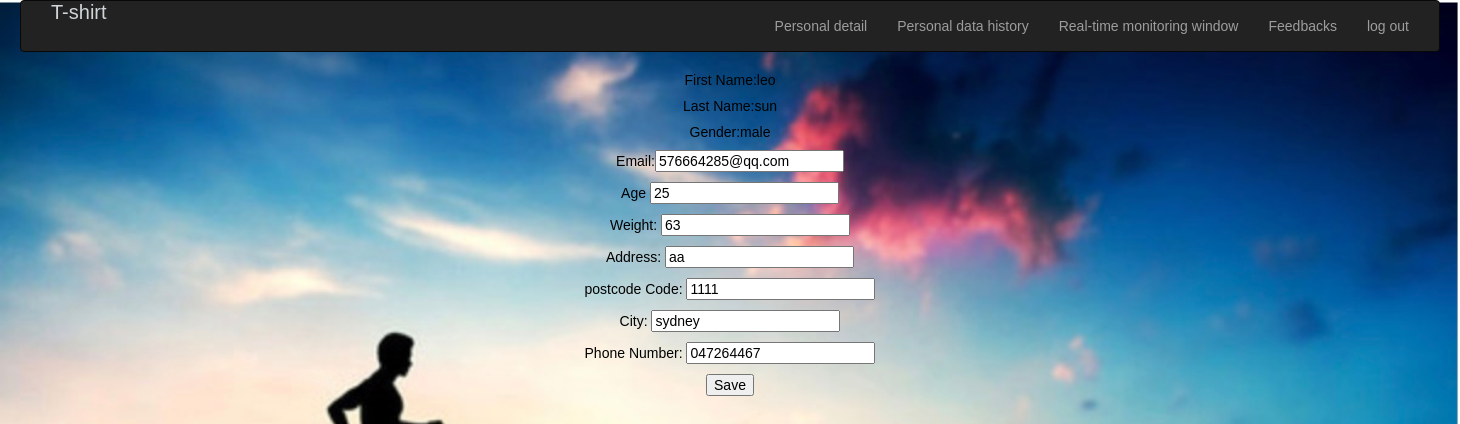
Page /editinfo (signed in) on the earlier database version.
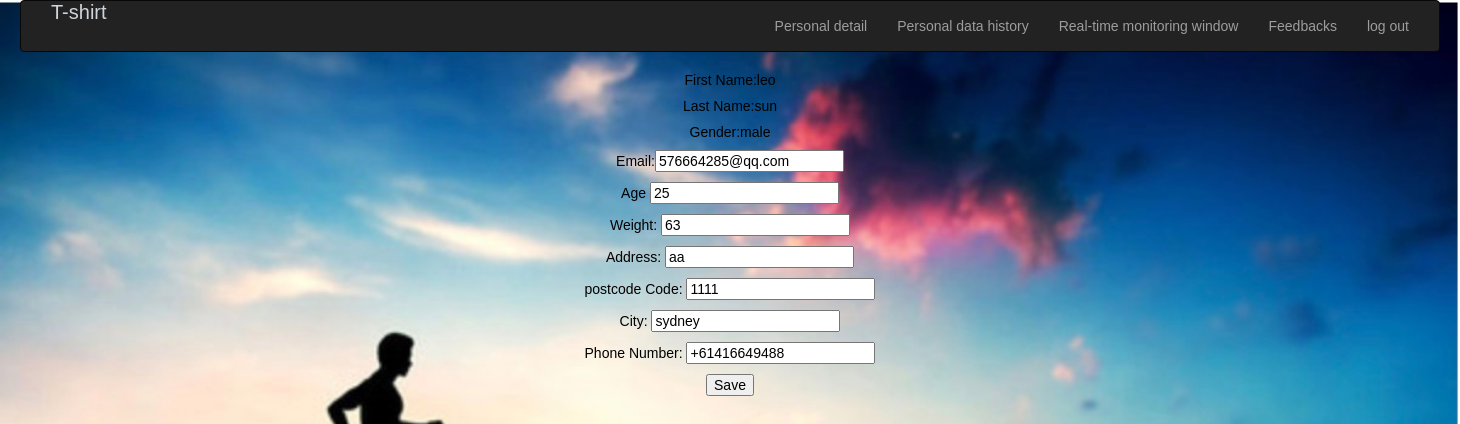
Same page on the later database version.
### tables this page shows
CREATE TABLE user_inf(
  watchlist_id integer primary key AUTOINCREMENT,
  username text,
  email TEXT,
  gender TEXT,
  weight INTEGER,
  age INTEGER,
  firstName TEXT,
  lastName TEXT,
  address1 TEXT,
  postcode TEXT,
  city TEXT,
  phone TEXT,
  foreign key(username) references users(username)
    );

### app.py (the view)
@app.route("/editinfo")
def editinfo():
    with sqlite3.connect('user.db') as conn:
        auth_user = session.get("username")
        cur = conn.cursor()
        cur.execute("SELECT * FROM user_inf WHERE username = ?",[auth_user])
        profileData = cur.fetchone()
    conn.close()
    return render_template("veiw_update.html",profileData=profileData)

### templates/veiw_update.html (shortened to what this page needs)
{% extends "layout.html" %}
{% block body %}
<html>
<head>
</head>
<body id="coinmart" style="background: #c8c8c8;background-image: url(../static/images/2.png); background-size: cover;width:1450px; height:300px">
<form action="/updateProfile" method="POST" onsubmit="return validate()">
		<p>First Name:{{profileData[6]}}</p>
		<p>Last Name:{{profileData[7]}}</p>
        <p>Gender:{{profileData[3]}}</p>
        <p>Email:<input type="text" name="email" value={{profileData[2]}}></p>
        <p>Age <input type="number" name="age" value={{profileData[5]}}></p>
        <p>Weight: <input type="number" name="weight" value={{profileData[4]}}></p>
		<p>Address: <input type="text" name="address1" value={{profileData[8]}}></p>
		<p>postcode Code: <input type="text" name="postcode" value={{profileData[9]}}></p>
		<p>City: <input type="text" name="city" value={{profileData[10]}}></p>
		<p>Phone Number: <input type="text" name="phone" value={{profileData[11]}}></p>
		<input type="submit" value="Save">
</form>
</body>
</html>
{% endblock %}

### templates/layout.html (shortened to what this page needs)
<!doctype html>
  <link rel="stylesheet" href="https://maxcdn.bootstrapcdn.com/bootstrap/3.3.7/css/bootstrap.min.css">
    <link rel="stylesheet" type=text/css href="../static/style.css">
    <link rel="stylesheet" type=text/css href="../static/style.css?version=45">
</head>
<div class="container-fluid">
    <nav class="navbar navbar-inverse">
      <div class="container-fluid">
        <div class="collapse navbar-collapse" id="myNavbar">
            <ul class="nav navbar-nav navbar-left">
                <li style="width: 80px;height:30px;color:#CFD5D9; font-size: 20px";>T-shirt </li>
            </ul>
            <ul class="nav navbar-nav navbar-right">
              {% if not session.logged_in %}
                <li role="presentation"><a href=" {{url_for('login') }}"><span class="glyphicon glyphicon-log-in"></span>log in</a></li>
                  <li><a href="{{ url_for('register') }}"><span class="glyphicon glyphicon-user"></span>Sign Up</a></li>
              {% else %}
                  <li ><a id='information'  action="{{ url_for('editinfo') }}" method=GET  href="{{ url_for('editinfo') }}"  >Personal detail</a></li>
                  <li ><a id='history'  action="{{ url_for('history_window') }}" method=GET  href="{{ url_for('history_window') }}"  >Personal data history</a></li>
                  <li ><a id='realtime'  action="{{ url_for('realtime_chart') }}" method=GET  href="{{ url_for('realtime_chart') }}"  >Real-time monitoring window</a></li>
                  <li ><a id='feedback'  action="{{ url_for('feedbacks_fun') }}" method=GET  href="{{ url_for('feedbacks_fun') }}"  >Feedbacks</a></li>
                  <li role="presentation" name=logout_link><a href="{{ url_for('logout') }}">log out</a ></li>
              {% endif %}
          </ul>
        </div>
      </div>
    </nav>
</div>
 <div class=page>
  {% block body %}{% endblock %}
</div>

### static/style.css (style rules this page uses)
* { -webkit-box-sizing: border-box; -moz-box-sizing: border-box; box-sizing: border-box; }
body { font-family: monospace; background: #c8c8c8; color: #000; font: 14px Arial; margin: 0 auto; padding: 0; position: relative; }
a { text-decoration: none; color:azure }
.clearfix:after, form { text-align: center; vertical-align: middle; horiz-align: center; }
form:after { content: "."; display: block; height: 0; clear: both; visibility: hidden; }

Differences in the rows shown:
changed user_inf "leo": phone "047264467" → "+61416649488"
